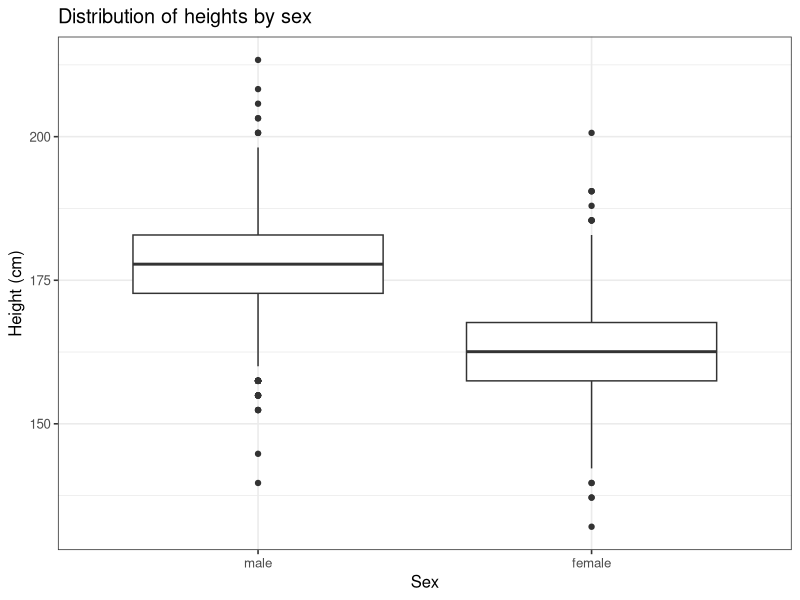
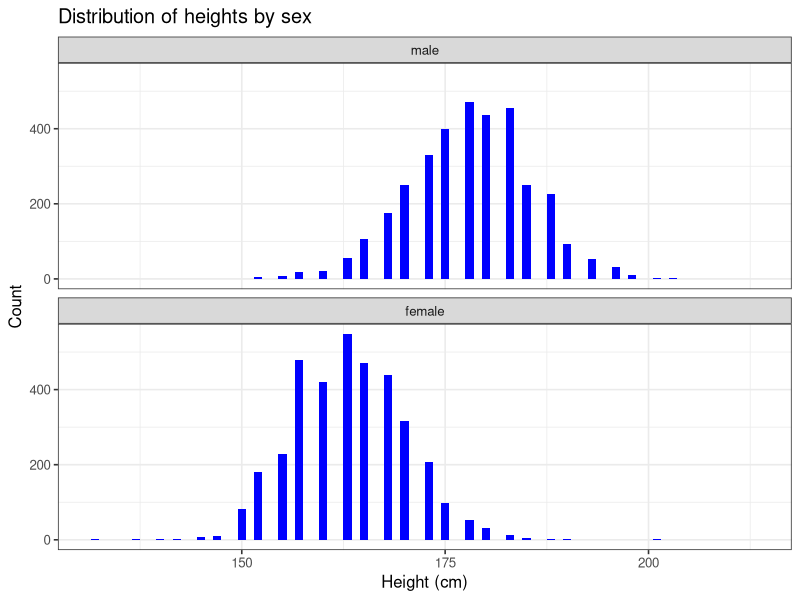
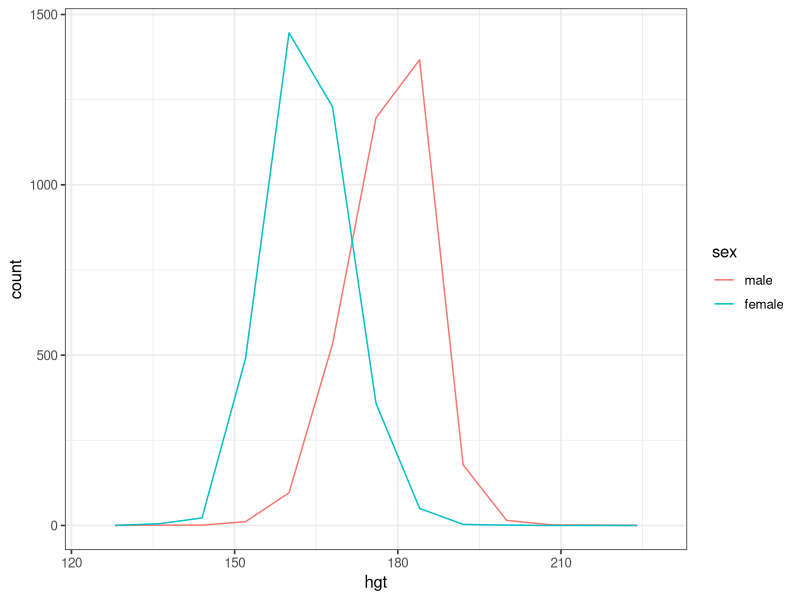
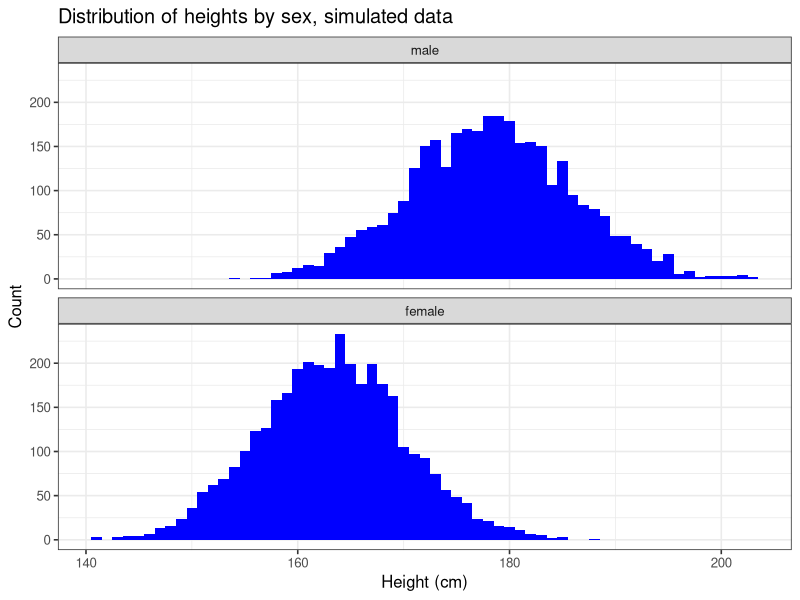
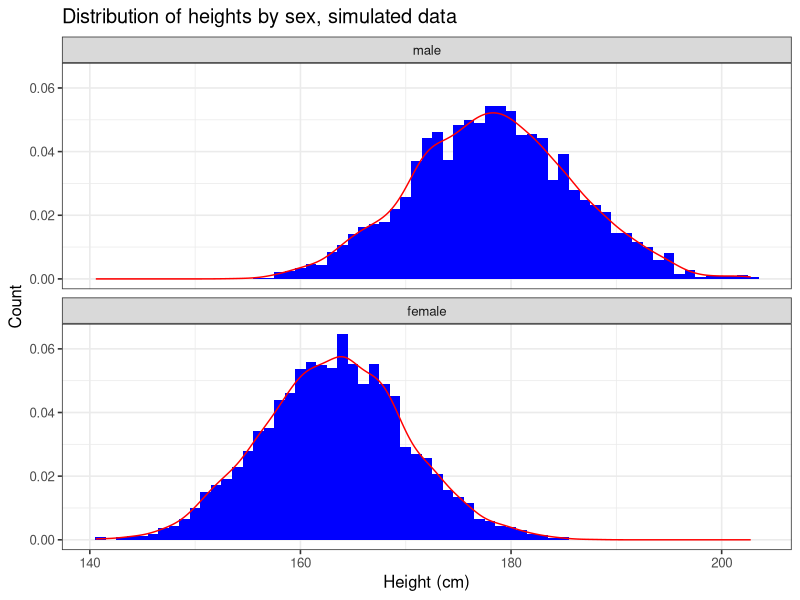
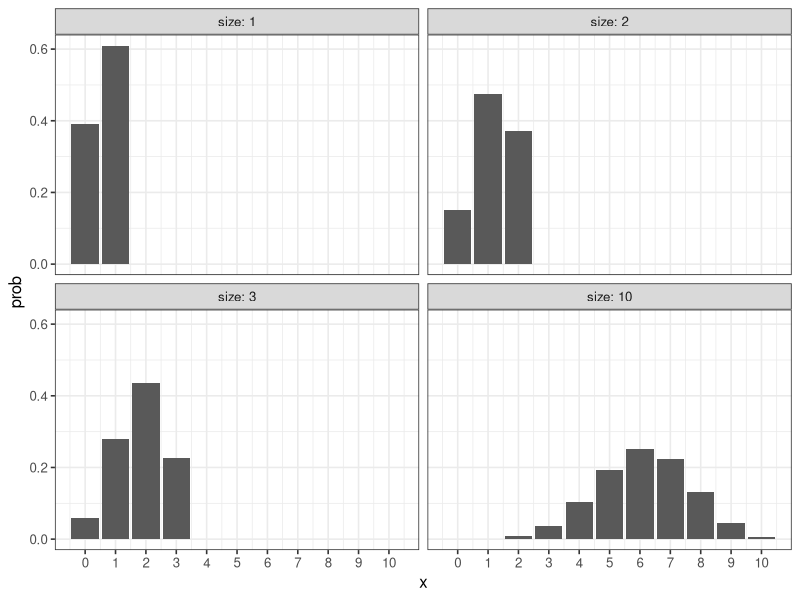
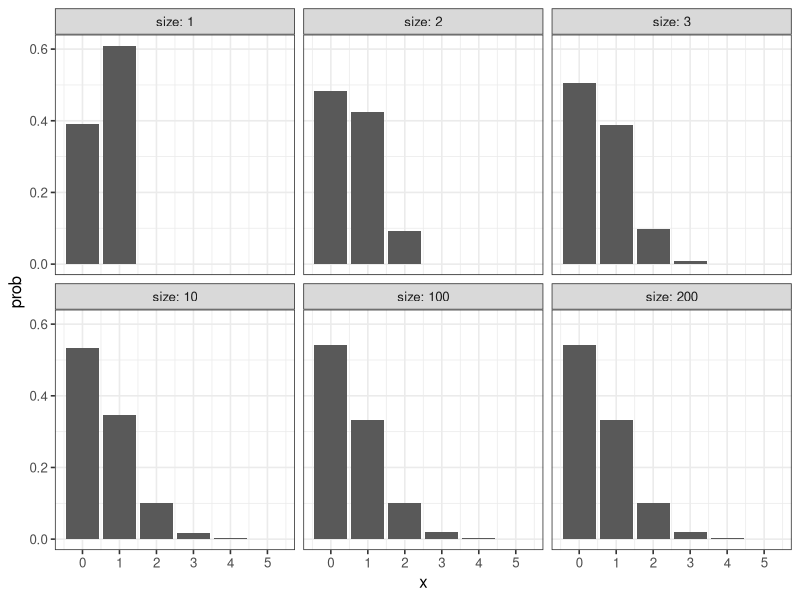
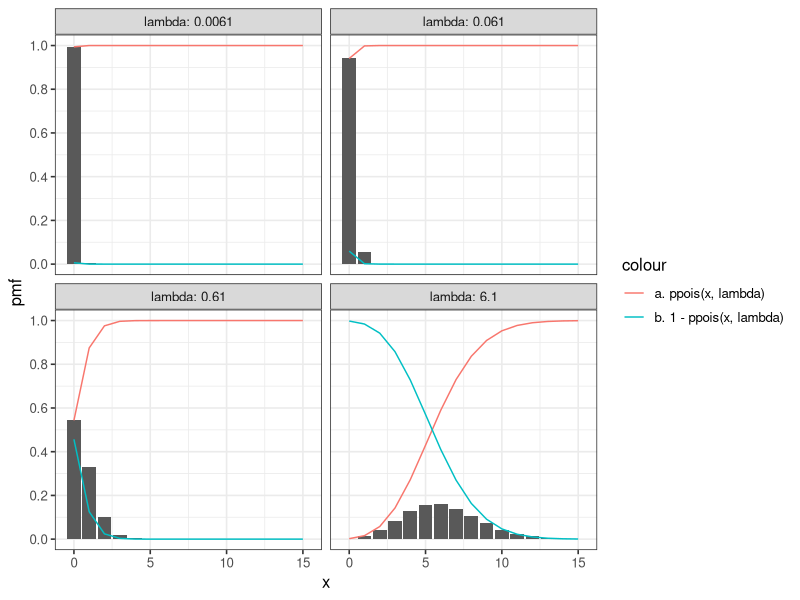

Here is the R script that generated these plots, in order:
## ---- chunk 1
knitr::opts_chunk$set(echo = TRUE)

options(dplyr.summarise.inform = FALSE)
library(tidyverse)

# set theme used for plotting
theme_set(theme_bw(base_size = 12))

# Modelr package
library(modelr)

library(ggplot2)

## ---- chunk 2
# test
heights <- heights

heights
## ---- chunk 3
heights$hgt <- heights$height * 2.54

heights$wgt <- heights$weight * 0.45359237

heights
## ---- chunk 4
ggplot(heights, aes(x = sex, y = hgt)) + 
  geom_boxplot() +
  xlab("Sex") +
  ylab("Height (cm)") +
  ggtitle("Distribution of heights by sex")
## ---- chunk 5
ggplot(heights, aes(x = hgt)) +
  geom_histogram(binwidth = 1, fill = "blue") +
  facet_wrap(~ sex, ncol = 1) +
  xlab("Height (cm)") +
  ylab("Count") +
  ggtitle("Distribution of heights by sex")
## ---- chunk 6
#?heights
ggplot(heights, aes(x = hgt, color = sex, fill = sex)) +
  geom_freqpoly(binwidth = 8)
## ---- chunk 7
hgt_summary <- heights %>%
  group_by(sex) %>%
  summarize(
    hgt_mean = mean(hgt),
    hgt_sd = sd(hgt),
    counts = n()
)

hgt_summary
## ---- chunk 8
# Tøl frá https://en.wikipedia.org/wiki/Average_human_height_by_country
# Land brúk: Bretland
hgt_summary

#df['r3',]

male <- hgt_summary[hgt_summary$sex == 'male',] 
female <- hgt_summary[hgt_summary$sex == 'female',] 

hgt_males   <- tibble(
   hgt = rnorm(male$counts, 
           male$hgt_mean, 
           male$hgt_sd),
   sex = male$sex)
hgt_males

hgt_females   <- tibble(
   hgt = rnorm(female$counts, 
           female$hgt_mean, 
           female$hgt_sd),
  sex = female$sex)
hgt_females


hgt_sim <-
  rbind(
    hgt_males,
    hgt_females
  )

arrange(hgt_sim, desc(hgt_sim$hgt))
## ---- chunk 9

## ---- chunk 10
ggplot(hgt_sim, aes(x = hgt)) +
  geom_histogram(binwidth = 1, fill = "blue") +
  facet_wrap(~ sex, ncol = 1) +
  xlab("Height (cm)") +
  ylab("Count") +
  ggtitle("Distribution of heights by sex, simulated data")
## ---- chunk 11
ggplot(hgt_sim, aes(x = hgt, after_stat(density))) +
  geom_histogram(binwidth = 1, fill = "blue") +
  geom_density(colour = "red", aes(y = after_stat(density))) +
  facet_wrap(~ sex, ncol = 1) +
  xlab("Height (cm)") +
  ylab("Count") +
  ggtitle("Distribution of heights by sex, simulated data")
## ---- chunk 12

## ---- chunk 13

## ---- chunk 14

## ---- chunk 15
pnorm(180, male$hgt_mean, male$hgt_sd) - pnorm(170, male$hgt_mean, male$hgt_sd)
pnorm(180, female$hgt_mean, female$hgt_sd) - pnorm(170, female$hgt_mean, female$hgt_sd)
## ---- chunk 16
hgt_sim %>%
  group_by(sex) %>%
  summarise(
    pnorm = pnorm(180, mean(hgt), sd(hgt)) - pnorm(170, mean(hgt), sd(hgt))
  )
## ---- chunk 17

## ---- chunk 18

## ---- chunk 19

## ---- chunk 20

## ---- chunk 21

## ---- chunk 22
x_values <- 0:10
prob <- 0.61
size <- c(1,2,3,10)

ndata <- NULL
for (i in size) {
  tb_data <- NULL
  tb_data <- tibble(
    x = x_values,
    size = i,
    prob = dbinom(x_values, size, prob)
  )
  ndata <- rbind(ndata, tb_data)
}

ggplot() +
  geom_bar(data=ndata, aes(x, prob), stat = "identity") +
  ylab("prob") +
  facet_wrap(~ size, labeller = label_both) +
  scale_x_continuous(breaks=seq(min(x_values), max(x_values), 1))
## ---- chunk 23
x_values <- 0:5
prob_value <- 0.61
size <- c(1,2,3,10,100,200)

ndata <- NULL
for (i in size) {
  tb_data <- NULL
  tb_data <- tibble(
    x = x_values,
    size = i,
    prob = prob_value/size,
    y = dbinom(x_values, size, prob)
  )
  ndata <- rbind(ndata, tb_data)
}

ggplot() +
  geom_bar(data=ndata, aes(x, y), stat = "identity") +
  ylab("prob") +
  facet_wrap(~ size, labeller = label_both) +
  scale_x_continuous(breaks=seq(min(x_values), max(x_values), 1))
## ---- chunk 24
x_values <- 0:15
lambda <- c(0.0061, 0.061, 0.61, 6.1)

pdata <- NULL
for (i in lambda) {
  tb_data <- NULL
  tb_data <- tibble(
    x = x_values,
    lambda = i,
    y = dpois(x,lambda),
    ppois = ppois(x,lambda),
    ppois_rtail = 1 - ppois(x,lambda)
    )
  
  pdata <- rbind(pdata, tb_data)
}

ggplot(data=pdata, ) +
  geom_bar(aes(x, y), stat = "identity") +
  # geom_bar(aes(x, y, fill = "dpois(x, lambda)"), stat = "identity") +
  geom_line(aes(x, ppois, colour = "a. ppois(x, lambda)")) +
  geom_line(aes(x, ppois_rtail, colour = "b. 1 - ppois(x, lambda)")) +
  scale_y_continuous(breaks = seq(0, 1, 0.2))+
  scale_x_continuous(breaks=seq(min(x_values), max(x_values), 5)) +
  ylab("pmf") +
  facet_wrap(~ lambda, labeller = label_both)

## ---- chunk 25
x_values <- 0:5

size <- 200
prob <- 0.61/size

lambda <- 0.61

data_bino <- tibble(
  x = x_values,
  y = dbinom(x_values, size, prob),
  # label = "dbinom(x_values, size, prob)"
  label = sprintf("dbinom(%s:%s, %s, %s)", min(x_values),max(x_values), size, prob)
)

data_pois <- tibble(
  x = x_values,
  y = dpois(x,lambda),
  label = sprintf("dpois(%s:%s, %s)", min(x_values),max(x_values), lambda)
)

# data_bino
# data_pois

data_bp <- rbind(data_bino, data_pois)
data_bp

## ---- chunk 26
ggplot(data = data_bp) +
  geom_bar(aes(x,y), stat = "identity") +
  geom_text(aes(x,y, label = round(y, 4)), vjust=-0.5, size = 3.25) +
  facet_wrap(~ label)
## ---- chunk 27
ggplot(data = data_bp) +
  geom_bar(aes(x,y*200), stat = "identity") +
  geom_text(aes(x,y*200, label = round(y*200, 0)), vjust=-0.5, size = 3.25) +
  facet_wrap(~ label)

## ---- chunk 28

n_values <- c(10, 50, 100)

pdata <- NULL
for (n in n_values) {
  tb_data <- NULL
  tb_data <- tibble(
    n = n,
    x = 0:n,
    prob = 2/n,
    y = dbinom(x, n, prob)
    
  )
  pdata <- rbind(pdata, tb_data)
}
ggplot(pdata) +
  geom_bar(aes(x, y), stat = "identity") +
  facet_wrap(~ n,nrow=n, labeller = label_both,scales="free_x") +
  xlab("Amount of failed transmissions") +
  ylab("Chance of transmission failure")
ggplot(pdata) +
  geom_bar(aes(x, y), stat = "identity") +
  facet_wrap(~ n,nrow=n, labeller = label_both,scales="free_y") +
  xlab("Amount of failed transmissions") +
  ylab("Chance of transmission failure")

## ---- chunk 29
data_bino <- rbind(tibble(
  x = 0:10,
  y = c(dbinom(0:10, 10, 0.2)),
  label = rep("1. dbinom(x, 10, 0.2)", 11)
)
,
tibble(
    x = 0:10,
    y = c(dbinom(0:10, 50, 0.04)),
    label = rep("2. dbinom(x, 50, 0.04)", 11)
    )
,
tibble(
    x = 0:10,
    y = c(dbinom(0:10, 100, 0.02)),
    label = rep("3. dbinom(x, 100, 0.02)", 11)
  ))

data_pois <-tibble(
  x = 0:10,
  y = dpois(0:10, 2),
  label = rep("4. dpois(x, 2)", 11)
)


data_bp <- bind_rows(data_bino, data_pois)

data_bp
## ---- chunk 30
library(ggplot2)

ggplot(data_bp, aes(x = x, y = y, fill = label)) +
  geom_bar(stat = "identity") +
  facet_wrap(~label, nrow = 4,scales="fixed") +
  labs(x = "x", y = "Probability", fill = NULL)
## ---- chunk 31
distributions <- data_bp %>% pivot_wider(names_from=label,values_from=y) %>% round(5)

head(distributions,n=10)
## ---- chunk 32
data_bino <- rbind(tibble(
  x = 0:10,
  y = c(dbinom(0:10, 10, 0.2)),
  label = rep("1. dbinom(x, 10, 0.2)", 11)
)
,
tibble(
    x = 0:10,
    y = c(dbinom(0:10, 1000, 0.002)),
    label = rep("2. dbinom(x, 1000, 0.002)", 11)
    )
,
tibble(
    x = 0:10,
    y = c(dbinom(0:10, 10000, 2e-04)),
    label = rep("3. dbinom(x, 10000, 2e-04)", 11)
  ))

data_pois <-tibble(
  x = 0:10,
  y = dpois(0:10, 2),
  label = rep("4. dpois(x, 2)", 11)
)


data_bp <- bind_rows(data_bino, data_pois)

data_bp
ggplot(data_bp, aes(x = x, y = y, fill = label)) +
  geom_bar(stat = "identity") +
  facet_wrap(~label, nrow = 4,scales="fixed") +
  labs(x = "x", y = "Probability", fill = NULL)
## ---- chunk 33
distributions <- data_bp %>% pivot_wider(names_from=label,values_from=y) %>% round(5)
head(distributions,n=10)
## ---- chunk 34
sum(dpois(0:3,lambda=2))
## ---- chunk 35
ppois(3,lambda=2)
